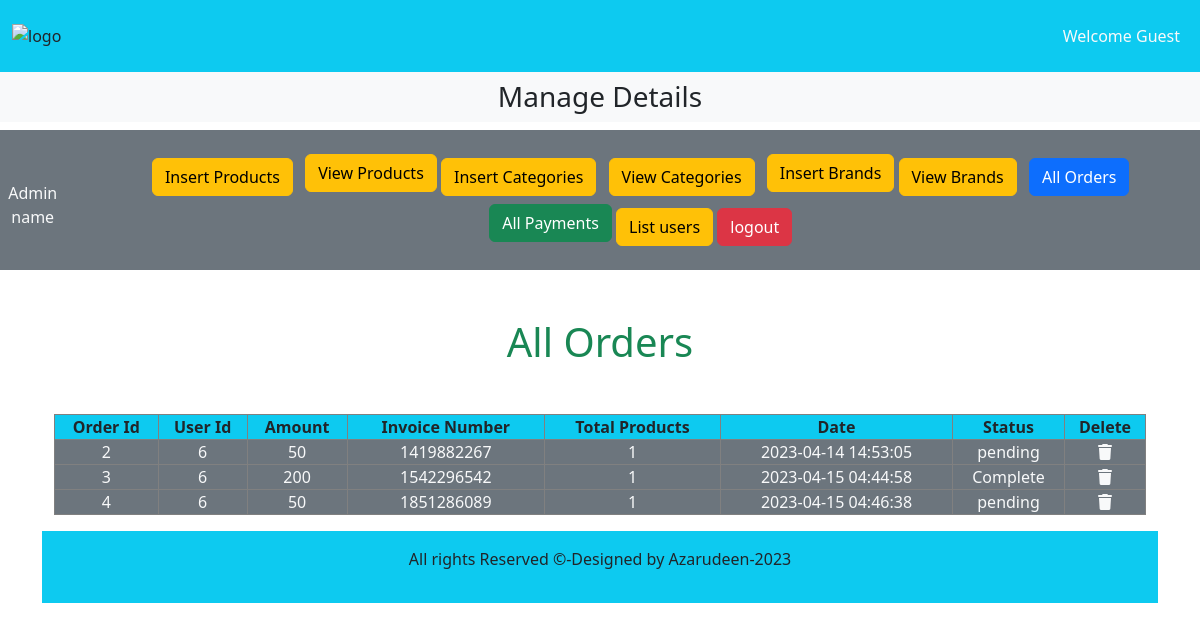
The app's page /admin.php?all_orders with its own data.
### tables this page shows
CREATE TABLE `user_orders` (
  `order_id` int(11) NOT NULL,
  `user_id` int(11) NOT NULL,
  `amout_due` int(255) NOT NULL,
  `invoice_number` int(255) NOT NULL,
  `total_products` int(255) NOT NULL,
  `order_date` timestamp NOT NULL DEFAULT current_timestamp() ON UPDATE current_timestamp(),
  `order_status` varchar(255) NOT NULL
);

### all_orders.php (the view)
<h1 class="text-center text-success">All Orders</h1>
<div class="container-md my-3">
<table class="table-bordered mt-5 w-100 p-3">
    <thead class="bg-info text-center">
        <tr>
            <th>Order Id</th>
            <th>User Id</th>
            <th>Amount</th>
            <th>Invoice Number</th>
            <th>Total Products</th>
            <th>Date</th>
            <th>Status</th>
            <th>Delete</th>
        </tr>
        </thead>
        <tbody class="bg-secondary text-light">
        <?php
            $get_orders = "SELECT * FROM `user_orders`";
            $r = mysqli_query($c,$get_orders);
            while($row=mysqli_fetch_assoc($r))
            {
                $oid = $row['order_id'];
                $uid = $row['user_id'];
                $amt = $row['amout_due'];
                $invoice = $row['invoice_number'];
                $tp = $row['total_products'];
                $d = $row['order_date'];
                $s = $row['order_status'];
            ?>
            <tr class='text-center'>
            <td><?php echo $oid; ?></td>
            <td><?php echo $uid; ?></td>
            <td><?php echo $amt; ?></td>
            <td><?php echo $invoice; ?></td>
            <td><?php echo $tp; ?></td>
            <td><?php echo $d; ?></td>
            <td><?php echo $s; ?></td>
            <td><a href='admin.php?delete_order=<?php echo $oid;?>' class='text-light'><i class='fa-solid fa-trash'></i></a></td>
            </tr>
            <?php
            }
            ?>
        </tbody>
        </table>

### css/style.css (style rules this page uses)
* { margin: 0; padding: 0; box-sizing: border-box; }

### records on screen
user_orders: order_id "2", user "6", amout_due "50", invoice_number "1419882267", total_products "1", order_date "2023-04-14 14:53:05", order_status "pending"
user_orders: order_id "3", user "6", amout_due "200", invoice_number "1542296542", total_products "1", order_date "2023-04-15 04:44:58", order_status "Complete"
user_orders: order_id "4", user "6", amout_due "50", invoice_number "1851286089", total_products "1", order_date "2023-04-15 04:46:38", order_status "pending"
